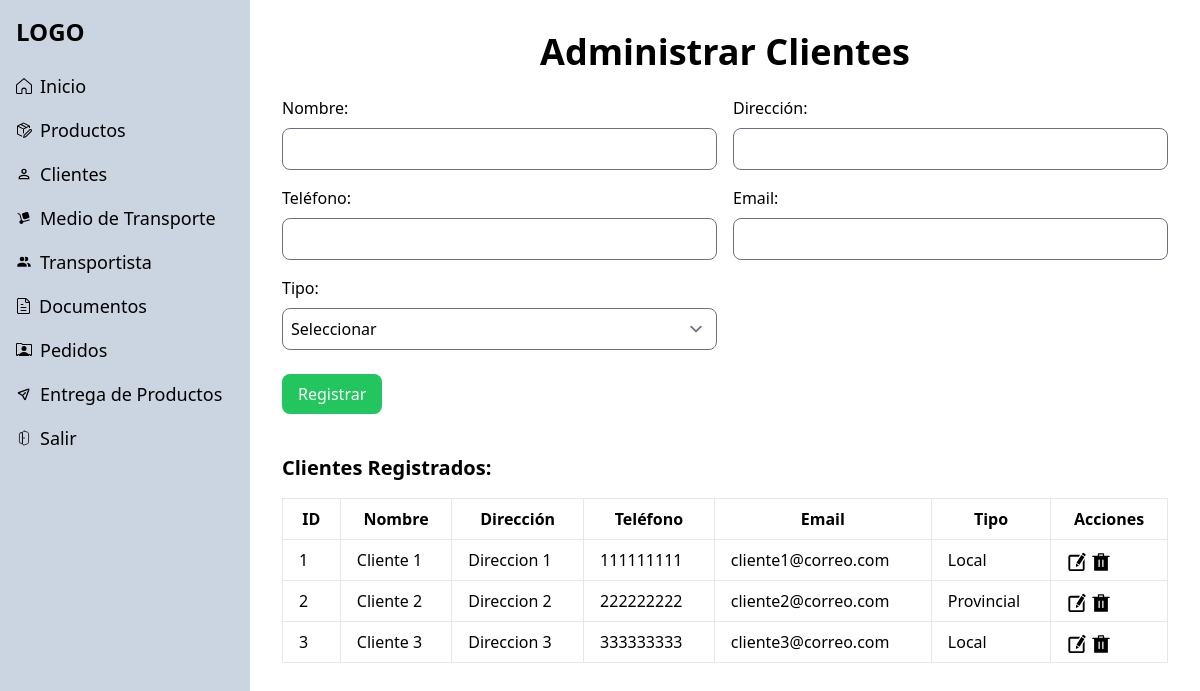
The app's page /php/layout/administrar-clientes.php (signed in) with its own data.
### tables this page shows
CREATE TABLE
  cliente (
    cliente_id INT AUTO_INCREMENT PRIMARY KEY,
    nombre VARCHAR(100) NOT NULL,
    direccion VARCHAR(255) NOT NULL,
    telefono VARCHAR(20),
    email VARCHAR(100),
    tipo VARCHAR(10) NOT NULL  
  );

### php/layout/administrar-clientes.php (the view, shortened to what this page needs)
<?php
include('../config/connection.php');
include('../components/head.php');
include('../components/sidebar.php');
$queryClientes = "SELECT cliente_id, nombre, direccion, telefono, email, tipo FROM cliente";
$resultClientes = mysqli_query($conn, $queryClientes);
?>
<section class="p-8">
  <div class="container mx-auto">
    <h2 class="text-4xl font-bold mb-6 text-center">Administrar Clientes</h2>
    <form id="clienteForm" method="POST" action="../controllers/clienteCtrl/registrarCtrl.php" class="grid gap-6">
      <div class="grid grid-cols-2 gap-4">
        <div class="flex flex-col">
          <label for="nombre" class="mb-2">Nombre:</label>
          <input type="text" id="nombre" name="nombre" class="p-2 border rounded-lg">
        </div>
        <div class="flex flex-col">
          <label for="direccion" class="mb-2">Dirección:</label>
          <input type="text" id="direccion" name="direccion" class="p-2 border rounded-lg">
        </div>
        <div class="flex flex-col">
          <label for="telefono" class="mb-2">Teléfono:</label>
          <input type="text" id="telefono" name="telefono" class="p-2 border rounded-lg">
        </div>
        <div class="flex flex-col">
          <label for="email" class="mb-2">Email:</label>
          <input type="email" id="email" name="email" class="p-2 border rounded-lg">
        </div>
        <div class="flex flex-col">
          <label for="tipo" class="mb-2">Tipo:</label>
          <select id="tipo" name="tipo" class="p-2 border rounded-lg">
            <option value="">Seleccionar</option>
          </select>
        </div>
      </div>
      <div class="grid gap-4">
        <div class="flex justify-between">
          <button type="submit" class="bg-green-500 text-white px-4 py-2 rounded-lg">Registrar</button>
        </div>
        <div class="mt-6">
          <h3 class="text-xl font-bold mb-4">Clientes Registrados:</h3>
          <table class="min-w-full bg-white border">
            <thead>
              <tr>
                <th class="px-4 py-2 border">ID</th>
                <th class="px-4 py-2 border">Nombre</th>
                <th class="px-4 py-2 border">Dirección</th>
                <th class="px-4 py-2 border">Teléfono</th>
                <th class="px-4 py-2 border">Email</th>
                <th class="px-4 py-2 border">Tipo</th>
                <th class="px-4 py-2 border">Acciones</th>
              </tr>
            </thead>
            <tbody>
              <?php
              if ($resultClientes->num_rows > 0) {
                while ($row = $resultClientes->fetch_assoc()) {
                  echo "<tr>";
                  echo "<td class=\"px-4 py-2 border\">" . $row['cliente_id'] . "</td>";
                  echo "<td class=\"px-4 py-2 border\">" . $row['nombre'] . "</td>";
                  echo "<td class=\"px-4 py-2 border\">" . $row['direccion'] . "</td>";
                  echo "<td class=\"px-4 py-2 border\">" . $row['telefono'] . "</td>";
                  echo "<td class=\"px-4 py-2 border\">" . $row['email'] . "</td>";
                  echo "<td class=\"px-4 py-2 border\">" . $row['tipo'] . "</td>";
                  echo "<td class=\"px-4 py-2 border\"><a class='btn-editar' href='modificar-cliente.php?id=" . $row['cliente_id'] . "'><img src=\"../../assets/svg/edit.svg\" class=\"inline h-5\" alt=\"\"></a> <a class='btn-eliminar' href='../controllers/clienteCtrl/eliminarCtrl.php?id=" . $row['cliente_id'] . "' onclick='return confirm(\"¿Estás seguro de que deseas eliminar este registro?\");'><img src=\"../../assets/svg/delete.svg\" class=\"inline h-5\" alt=\"\"></a></a></td>";
                  echo "</tr>";
                }
              } else {
                echo "<tr><td colspan='7'>No hay clientes disponibles</td></tr>";
              }
              ?>
            </tbody>
          </table>
        </div>
      </div>
    </form>
  </div>
</section>
<?php include('../components/footer.php'); ?>

### css/style.css (style rules this page uses)
.main-content { grid-template-columns:250px 1fr }

### records on screen
cliente: cliente_id "1", nombre "Cliente 1", direccion "Direccion 1", telefono "111111111", email "cliente1@correo.com", tipo "Local"
cliente: cliente_id "2", nombre "Cliente 2", direccion "Direccion 2", telefono "222222222", email "cliente2@correo.com", tipo "Provincial"
cliente: cliente_id "3", nombre "Cliente 3", direccion "Direccion 3", telefono "333333333", email "cliente3@correo.com", tipo "Local"
